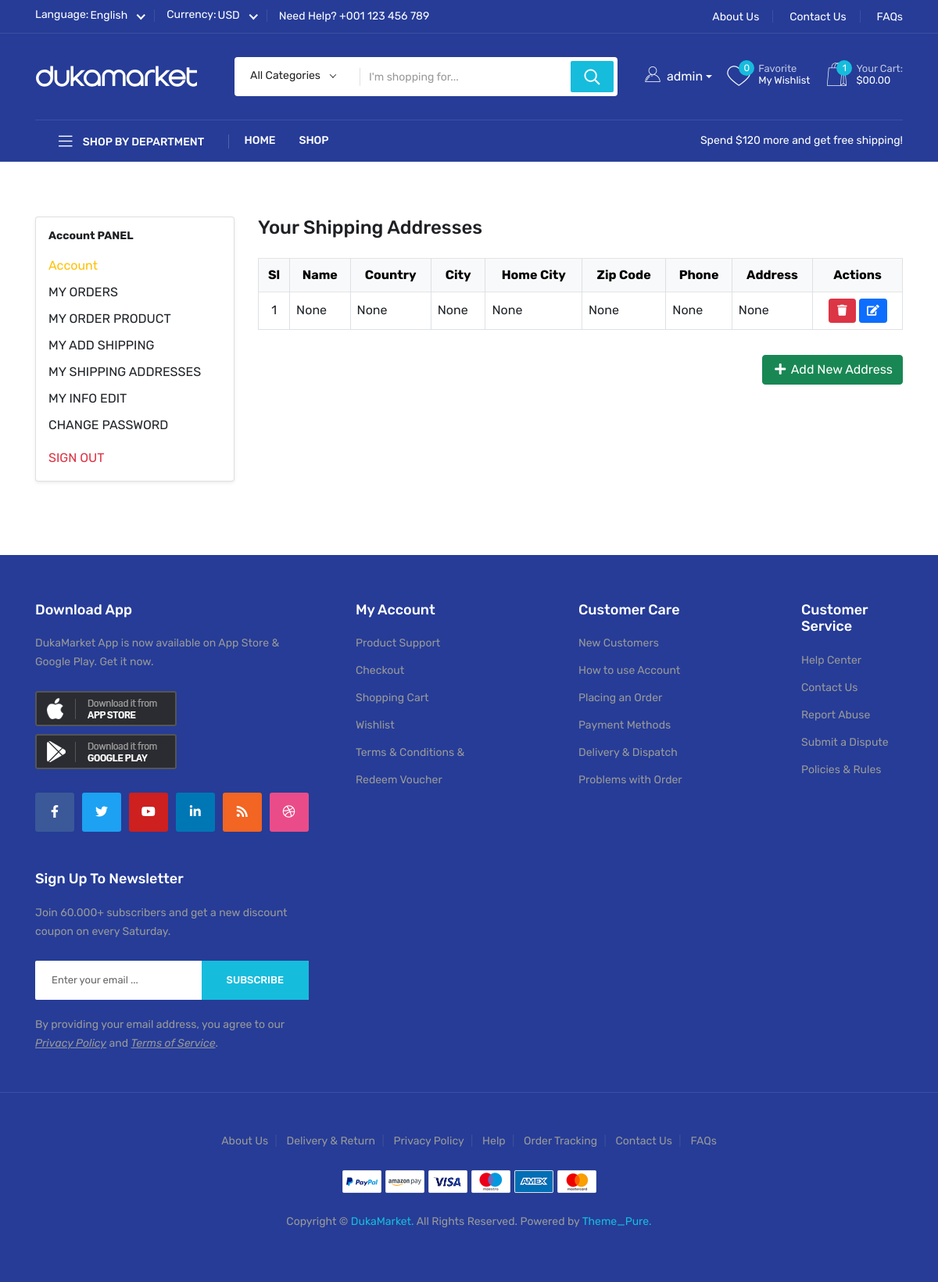
Page /account/address-list/ (signed in) on the earlier database version.
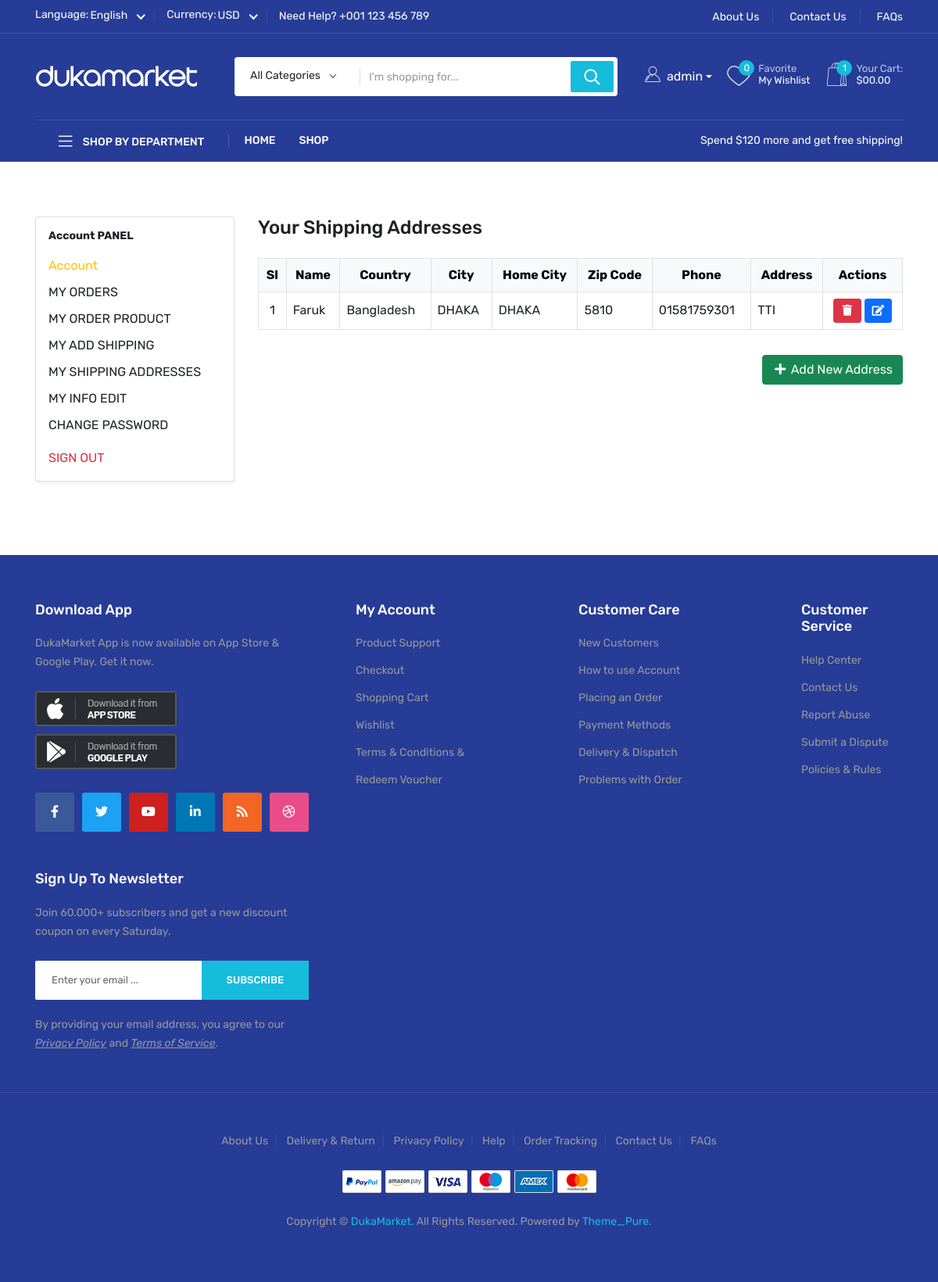
Same page on the later database version.
### account/models.py (models this page shows, shortened)
class Shipping(models.Model):
    user = models.ForeignKey(
        User,
        on_delete=models.CASCADE,
        related_name='shipping'
    )
    name = models.CharField(max_length=150, blank=True, null=True)
    country = models.CharField(max_length=150, blank=True, null=True)
    city = models.CharField(max_length=150, blank=True, null=True)
    home_city = models.CharField(max_length=150, blank=True, null=True)
    zip_code = models.CharField(max_length=15, blank=True, null=True)
    phone = models.CharField(max_length=16, blank=True, null=True)
    address = models.TextField(max_length=500, blank=True, null=True)
    created_at = models.DateTimeField(auto_now_add=True)
    updated_at = models.DateTimeField(auto_now=True)
    class Meta:
        ordering = ['id']
        verbose_name_plural = "02. Shipping"

### account/views.py (the view)
# urls.py: path('address-list/', ShippingAddressListView.as_view(), name='address-list'),
@method_decorator(never_cache, name='dispatch')
class ShippingAddressListView(LoginRequiredMixin, generic.View):
    def get(self, request):
        addresses = Shipping.objects.filter(user=request.user)
        return render(request, 'account/address-list.html', {'addresses': addresses})

### account/mixing.py (called while the page is built)
    def dispatch(self, request, *args, **kwargs):
        if not request.user.is_authenticated:
            return redirect(self.login_url)
        return super().dispatch(request, *args, **kwargs)

### store/context_processors.py (called while the page is built)
def store_context(request):
    categories = Category.objects.filter(parent=None, status='active').prefetch_related(
        'children',
        'children__children'
    )
    cat_ids = Product.objects.values_list('category__id', flat=True).distinct()
    cats = Category.objects.filter(id__in=cat_ids, status='active')
    cates = cats.filter(is_featured=True)[:3]
    brand_ids = Product.objects.values_list('brand__id', flat=True).distinct()
    brands = Brand.objects.filter(id__in=brand_ids, status='active', is_featured=True)
    max_price = Product.objects.aggregate(Max('sale_price'))['sale_price__max']
    min_price = Product.objects.aggregate(Min('sale_price'))['sale_price__min']
    return {
        'categories': categories,
        'cats': cats,
        'cates': cates,
        'brands': brands,
        'max_price': max_price,
        'min_price': min_price
    }

### templates/account/address-list.html (shortened to what this page needs)
{% extends 'base.html' %}
{% load static %}
{% block main_content %}
<main>
    <div class="account-area mt-70 mb-70">
        <div class="container">
            <div class="row">
                <div class="col-3 mb-4">
                    {% include "account/sidebar.html" %}
                </div>
                <div class="col-9">
                    <h3 class="mb-4">Your Shipping Addresses</h3>
                    <div class="table-responsive">
                        <table class="table table-bordered table-hover align-middle">
                            <thead class="table-light text-center">
                                <tr>
                                    <th>Sl</th>
                                    <th>Name</th>
                                    <th>Country</th>
                                    <th>City</th>
                                    <th>Home City</th>
                                    <th>Zip Code</th>
                                    <th>Phone</th>
                                    <th>Address</th>
                                    <th>Actions</th>
                                </tr>
                            </thead>
                            <tbody>
                                {% if addresses %}
                                    {% for address in addresses %}
                                    <tr>
                                        <td class="text-center">{{ forloop.counter }}</td>
                                        <td>{{ address.name }}</td>
                                        <td>{{ address.country }}</td>
                                        <td>{{ address.city }}</td>
                                        <td>{{ address.home_city }}</td>
                                        <td>{{ address.zip_code }}</td>
                                        <td>{{ address.phone }}</td>
                                        <td>{{ address.address }}</td>
                                        <td class="text-center">
                                            <div class="d-flex justify-content-center gap-1">
                                                <form method="post" action="{% url 'address-delete' address.id %}">
                                                    <button type="submit" class="btn btn-danger btn-sm"
                                                        onclick="return confirm('Are you sure you want to delete this address?')">
                                                        <i class="fas fa-trash"></i>
                                                    </button>
                                                </form>
                                                <form method="get" action="{% url 'address-edit' address.id %}">
                                                    <button type="submit" class="btn btn-primary btn-sm">
                                                        <i class="fas fa-edit"></i>
                                                    </button>
                                                </form>
                                            </div>
                                        </td>
                                    </tr>
                                    {% endfor %}
                                {% else %}
                                    <tr>
                                        <td colspan="9" class="text-center text-muted py-4">
                                            <i class="fas fa-info-circle"></i> No addresses found.
                                        </td>
                                    </tr>
                                {% endif %}
                            </tbody>
                        </table>
                    </div>
                    <div class="text-end mt-3">
                        <a href="{% url 'shipping-address' %}" class="btn btn-success">
                            <i class="fas fa-plus"></i> Add New Address
                        </a>
                    </div>
                </div>
            </div>
        </div>
    </div>
</main>
{% endblock main_content %}

Differences in the rows shown:
changed Shipping: name "None" → "Faruk"; country "None" → "Bangladesh"; city "None" → "DHAKA"; home_city "None" → "DHAKA"; zip_code "None" → "5810"; phone "None" → "01581759301"; address "None" → "TTI"
